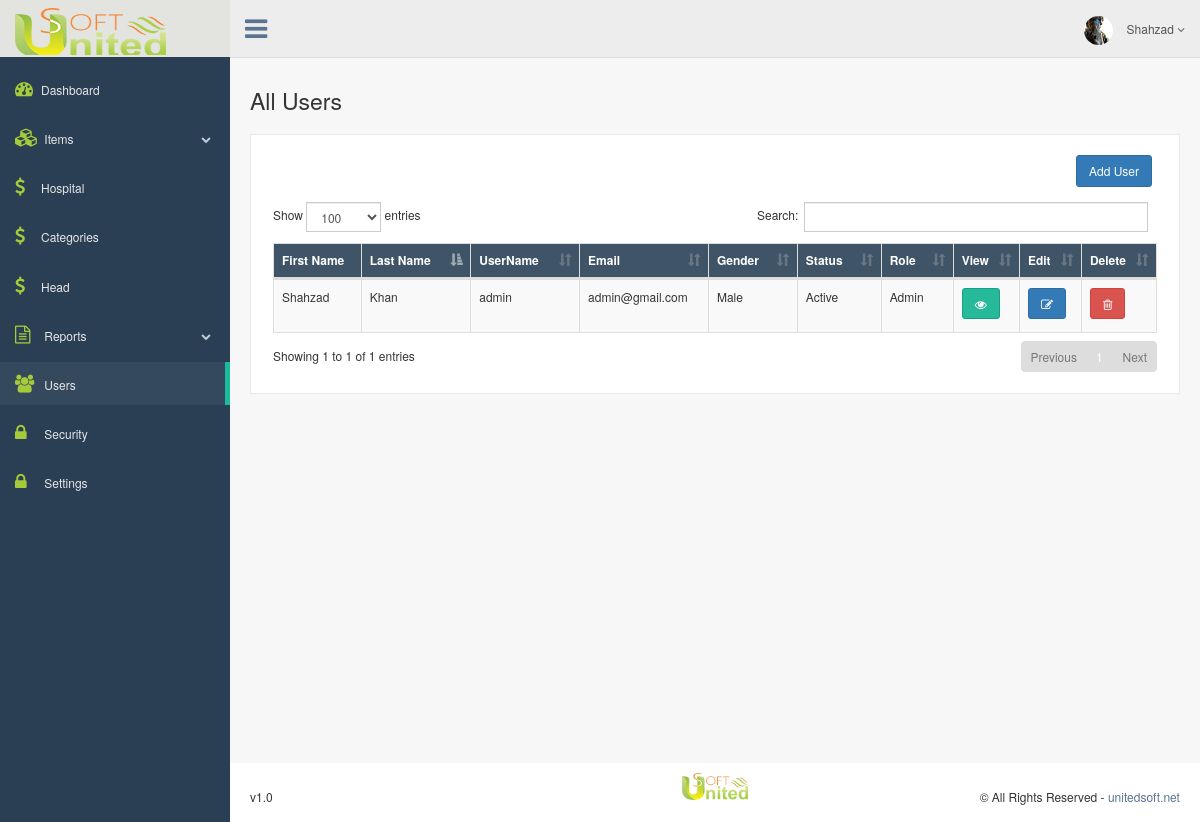
/users.php (signed in), run on the app's committed database.
### tables this page shows
CREATE TABLE `manager` (
  `id` int(11) NOT NULL,
  `full_name` varchar(30) NOT NULL,
  `phone` varchar(20) NOT NULL,
  `site_name` varchar(100) NOT NULL,
  `site_url` varchar(100) NOT NULL,
  `login` varchar(30) NOT NULL,
  `password` varchar(50) NOT NULL,
  `email` varchar(100) NOT NULL,
  `image` varchar(200) NOT NULL,
  `logo` varchar(200) NOT NULL,
  `registeration_date` datetime NOT NULL,
  `admin_type` varchar(30) NOT NULL
);

CREATE TABLE `users` (
  `id` int(10) NOT NULL,
  `first_name` varchar(100) NOT NULL,
  `last_name` varchar(100) NOT NULL,
  `username` varchar(50) NOT NULL,
  `email` varchar(200) NOT NULL,
  `gender` varchar(100) NOT NULL,
  `password` varchar(200) NOT NULL,
  `status` varchar(100) NOT NULL,
  `role` varchar(100) NOT NULL
);

### setup/config.php (called while the page is built, shortened)
<?php
class config {
	private $link;
	function __construct() {
		$this->link = mysqli_connect( DB_HOST, DB_USER, DB_PASSWORD, DB_DATABSE );
	}
	function fetchall( $table ) {
		$sql = "select * from $table";
		$result = mysqli_query( $this->link, $sql );
		$arr = array();
		while ( $rs = mysqli_fetch_object( $result ) ) {
			$arr[] = $rs;
		}
		return $arr;
	}
	function singlev( $table ) {
    	$sql = "select * from $table";
		$result = mysqli_query( $this->link, $sql );
		$rs = mysqli_fetch_object( $result );
		return $rs;
	}
}
?>

### setup/General.php (called while the page is built, shortened)
<?php
 	class General {
	public function IDencode($id)
	{
	return base64_encode($id.'--'.mt_rand(1000,999999));
	}
}
?>

### includes/users.php (the view, shortened to what this page needs)
<?php
@extract( $_POST );
$results = $conf->fetchall( USERS ." ORDER BY `id` DESC");
?>
<div class="col-md-12">
</div>
<div class="row">
	<div class="col-md-12 col-sm-12 col-xs-12">
		<div class="page-title">
			<div class="title_left">
				<h3>All Users</h3>
			</div>
		</div>
		<div class="x_panel">
			<button type="submit" onClick="window.location.href='add_user.php'" class="btn btn-primary right" name="">Add User</button>
			<div class="x_content">
				<div class="table-responsive">
					<table class="table table-striped table-bordered bulk_action" id="datatable-checkbox">
						<thead>
							<tr>
								<th>First Name</th>
								<th>Last Name</th>
                                <th>UserName</th>
								<th>Email</th>
								<th>Gender</th>
								<th>Status</th>
								<th>Role</th>
								<th width="6%">View</th>
								<th width="6%">Edit</th>
								<th width="6%">Delete</th>
							</tr>
						</thead>
						<tbody>
							<?php foreach ($results as $x) { ?>
							<tr>
								<td>
									<?php echo $x->first_name; ?>
								</td>
								<td>
									<?php echo $x->last_name; ?>
								</td>
                                <td>
									<?php echo $x->username; ?>
								</td>
								<td>
									<?php echo $x->email; ?>
								</td>
								<td>
									<?php if ($x->gender == "f") { echo "Fmale"; } else { echo "Male"; } ?>
								</td>
								<td>
									<?php if ($x->status == "1") { echo "Active"; } else { echo "Inactive"; } ?>
								</td>
								<td>
									<?php if ($x->role == "admin") { echo "Admin"; } else { echo "User"; } ?>
								</td>
								<td>
									<form action="view_user.php?CD=<?php echo $gen->IDencode($x->id); ?>" method="post">
										<button type="submit" class="btn btn-success"><i class="fa fa-eye"></i></button>
									</form>
								</td>
								<td>
									<form action="edit_user.php?CD=<?php echo $gen->IDencode($x->id); ?>" method="post">
										<button type="submit" class="btn btn-primary"><i class="fa fa-pencil-square-o" aria-hidden="true"></i> </button>
									</form>
								</td>
								<td>
									<form action="" method="post">
										<button type="submit" class="btn btn-danger" onclick="javascript:return confirm('Are you sure, you want to delete this user?')"><i class="fa fa-trash-o" aria-hidden="true"></i> </button>
									</form>
								</td>
							</tr>
							<?php } ?>
						</tbody>
					</table>
				</div>
			</div>
		</div>
	</div>
</div>

### includes/top-bar.php (shortened to what this page needs)
<div class="top_nav">
	<div class="nav_menu">
		<nav>
			<div class="nav toggle">
				<a id="menu_toggle"><i class="fa fa-bars"></i></a>
			</div>
			<ul class="nav navbar-nav navbar-right">
				<li class="">
					<a href="#" class="user-profile dropdown-toggle" data-toggle="dropdown" aria-expanded="false">
						<?php
						if(!empty($row_mng->image)){
						echo '<img src="images/'.$row_mng->image.'" />';
						}else{ echo '<img src="images/admin.png" />';}
						?>
						<?php echo ucwords($_SESSION[ 'first_name' ]);
                        ?>
						<span class=" fa fa-angle-down"></span>
					</a>
				</li>
			</ul>
		</nav>
	</div>
</div>

### css/mstyle.css (style rules this page uses)
.dataTables_wrapper thead { background: #405467; color: #fff; }
table.dataTable thead .sorting_asc:after { color: #fff; }

### includes/header.php (style rules this page uses)
* { -webkit-box-sizing: border-box; -moz-box-sizing: border-box; box-sizing: border-box }
footer { padding: 10px 20px; }
.copy-rights { margin-top: 15px; text-align: right; }
.copy-left { margin-top: 15px; text-align: left; }

### includes/users.php (style rules this page uses)
.right { float: right; margin: 10px; }

### data on the page
manager: image (picture)
users: first_name "Shahzad", last_name "Khan", username "admin", email "admin@gmail.com", gender "Male", status "Active", role "Admin"

### other printed values
$_SESSION[ 'first_name' ] "Shahzad"
